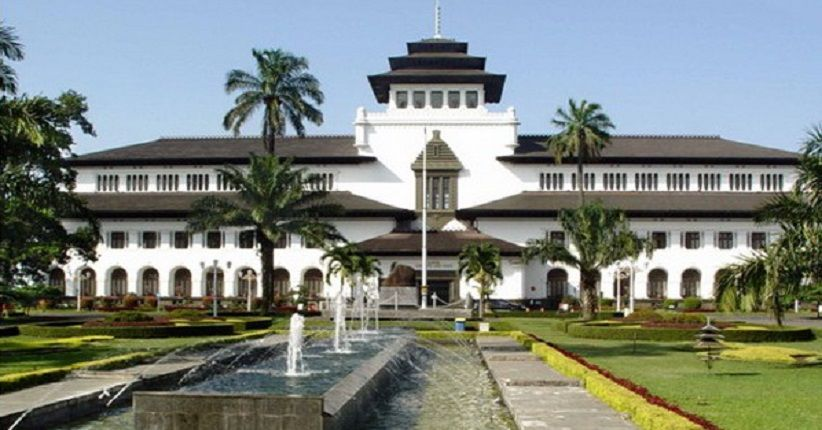
#> input picture gedung.jpeg, 822 x 430 px
$ python 'Latihan 4.py'
#> lines starting #> are read from the running program, lines starting #| are printed output that depends on the picture
# 1217070078, Rossy Musdawiyah Anisa

import numpy as np
import cv2
import matplotlib.pyplot as plt

# Gunakan gambar
img = cv2.imread('gedung.jpeg')
#> img is the input picture: shape (430, 822, 3); mean B, G, R 126.9, 133.2, 125.6
gray = cv2.cvtColor(img, cv2.COLOR_BGR2GRAY)
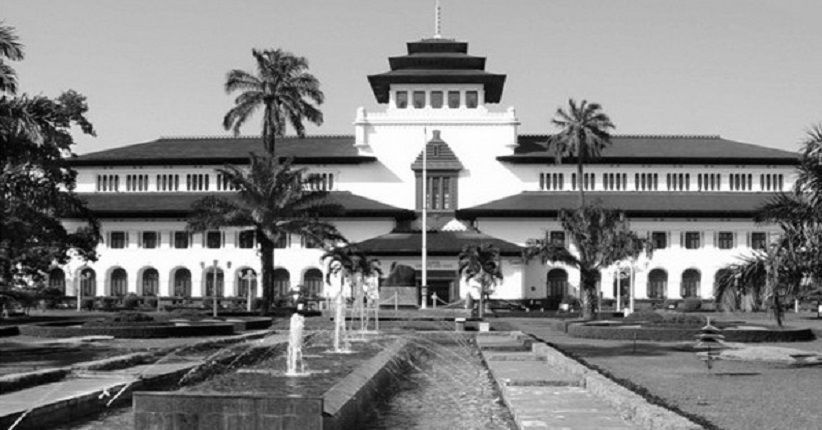
#> gray: shape (430, 822); min 0, max 255, mean 130.2

# Deteksi pojok dengan GFTT
corners = cv2.goodFeaturesToTrack(gray, 1000, 0.01, 10)
#> corners = 1000 rows, first 8: [58, 188], [97, 259], [200, 189], [259, 244], [99, 397], [423, 285], [59, 148], [231, 189]
corners = np.int0(corners)

# Menampilkan jumlah titik terdeteksi
print("Jumlah titik terdeteksi = ", corners.shape[0])
#| Jumlah titik terdeteksi =  1000

# Ubah gambar agar sesuai dengan urutan warna RGB untuk matplotlib
rgb = cv2.cvtColor(img, cv2.COLOR_BGR2RGB)

# Perbesar ukuran hasil plotting
plt.rcParams["figure.figsize"] = (20, 20)

# Untuk tiap pojok yang terdeteksi, gambar lingkaran di atas gambar
for corner in corners:
    x, y = corner.ravel()
    cv2.circle(rgb, (x, y), 3, (255, 0, 0), -1)  # Lingkaran biru dengan radius 3
#> this loop made 1000 passes
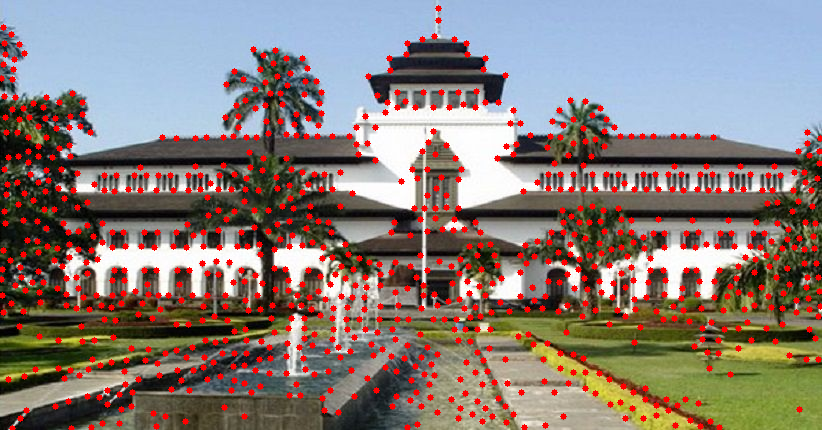
#> rgb: shape (430, 822, 3); mean R, G, B 137.3, 123.9, 119

# Tampilkan gambar dengan pojok terdeteksi
plt.imshow(rgb)
plt.axis('off')  # Matikan penampilan sumbu
plt.show()
